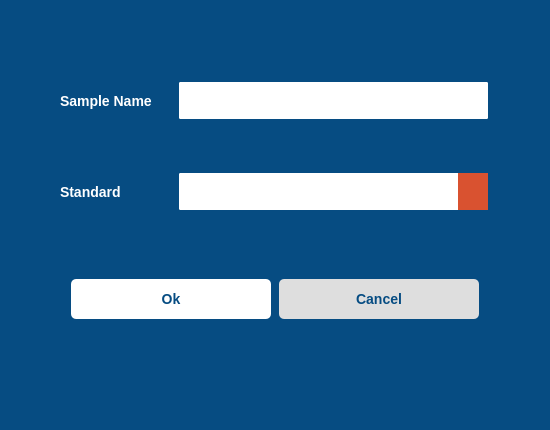
<?xml version="1.0" encoding="UTF-8"?>
<ui version="4.0">
 <class>dialog_window</class>
 <widget class="QDialog" name="dialog_window">
  <property name="geometry">
   <rect>
    <x>0</x>
    <y>0</y>
    <width>550</width>
    <height>430</height>
   </rect>
  </property>
  <property name="sizePolicy">
   <sizepolicy hsizetype="Fixed" vsizetype="Preferred">
    <horstretch>0</horstretch>
    <verstretch>0</verstretch>
   </sizepolicy>
  </property>
  <property name="minimumSize">
   <size>
    <width>550</width>
    <height>430</height>
   </size>
  </property>
  <property name="maximumSize">
   <size>
    <width>550</width>
    <height>430</height>
   </size>
  </property>
  <property name="windowTitle">
   <string>Dialog</string>
  </property>
  <property name="styleSheet">
   <string notr="true">*{
	
	font: auto &quot;Arial&quot;;
	font-size: 14px;
font-weight:bold;

}

QLabel{


}


#dialog_window{
	background-color: #ffffff;
	background-color: rgb(6, 76, 130);
}



QPushButton{
	border: none;
	min-height: 40px;
	border-radius: 5px;

	
}
/*
QPushButton:hover{

	background-color:rgb(22, 38, 76);

}

QPushButton:disabled{
	color: #808080;
	background-color:rgb(210, 210, 210);

}
*/

/*********************************************/
QLabel{
	color: #ffffff;
}


/*********************************************/


/*******************************************/
QLineEdit
{
	border:2px solid rgb(6, 76, 130);
    border-radius: 3px;
    padding: 1px 18px 1px 8px;
    min-width: 6em;
	min-height: 35px;
	font-size: 16px;
}



/*******************************************/


QGroupBox{
	font-weight: bold;
}

QLineEdit:hover{
	border: 1px solid black;
	background: #e4f0fa;
}

QLineEdit:focus {
	color: rgb(6, 76, 130);
	background: #ffffff;
	selection-background-color: rgb(255, 204, 75);
}

QSpinBox:hover{
	background: #e4f0fa;
}


/*********************************************/
QComboBox
{
	border:2px solid rgb(6, 76, 130);
    border-radius: 3px;
    padding: 1px 18px 1px 8px;
    min-width: 6em;
	min-height: 35px;
	font-size: 14px;
}

QComboBox:enabled{
color: rgb(50, 50, 50);
}

QComboBox:disabled
{
	border:2px solid rgb(210, 210, 210);
	color:(210, 210, 210);

}

QComboBox::down-arrow
{   
	image: url(:/assets/Assets/icons/icons8-arrow-48.png);
	width: 15px;
    height: 15px;

}

QComboBox::drop-down
{
	 background-color:rgb(217, 82, 48);
	 min-width: 30px;
}

QComboBox::drop-down:disabled 
{
	 background-color: rgb(210, 210, 210);
	 min-width: 30px;
}

QComboBox QAbstractItemView {
    border: none;
    selection-background-color: rgb(6, 76, 130);
	selection-color: rgb(6, 76, 130);


}

QComboBox QAbstractItemView {
    border: none;
}

QComboBox QAbstractItemView::item {
    border: none;
	height:30px;
}</string>
  </property>
  <layout class="QVBoxLayout" name="verticalLayout">
   <property name="spacing">
    <number>25</number>
   </property>
   <property name="leftMargin">
    <number>60</number>
   </property>
   <property name="topMargin">
    <number>80</number>
   </property>
   <property name="rightMargin">
    <number>60</number>
   </property>
   <property name="bottomMargin">
    <number>80</number>
   </property>
   <item>
    <layout class="QGridLayout" name="gridLayout">
     <property name="verticalSpacing">
      <number>50</number>
     </property>
     <item row="0" column="0">
      <widget class="QLabel" name="label">
       <property name="text">
        <string>Sample Name</string>
       </property>
      </widget>
     </item>
     <item row="0" column="1">
      <widget class="QLineEdit" name="username_input"/>
     </item>
     <item row="1" column="0">
      <widget class="QLabel" name="label_2">
       <property name="text">
        <string>Standard</string>
       </property>
      </widget>
     </item>
     <item row="1" column="1">
      <widget class="QComboBox" name="comboBox"/>
     </item>
    </layout>
   </item>
   <item>
    <widget class="QFrame" name="horizontalFrame">
     <property name="styleSheet">
      <string notr="true">QPushButton{

background-color: #ffffff;
color: rgb(6, 76, 130);
max-width: 200px;
}


</string>
     </property>
     <layout class="QHBoxLayout" name="horizontalLayout">
      <property name="topMargin">
       <number>20</number>
      </property>
      <item>
       <widget class="QPushButton" name="ok_btn">
        <property name="styleSheet">
         <string notr="true">QPushButton:hover{

background-color: rgb(58, 209, 154);
color:#ffffff;
}</string>
        </property>
        <property name="text">
         <string>Ok</string>
        </property>
       </widget>
      </item>
      <item>
       <widget class="QPushButton" name="cancel_btn">
        <property name="styleSheet">
         <string notr="true">QPushButton{
background-color:rgb(222, 222, 222);
}

QPushButton:hover{
background-color:rgb(255, 95, 84);
color:#ffffff;
}</string>
        </property>
        <property name="text">
         <string>Cancel</string>
        </property>
       </widget>
      </item>
     </layout>
    </widget>
   </item>
  </layout>
 </widget>
 <resources>
  <include location="Assets.qrc"/>
 </resources>
 <connections/>
</ui>
